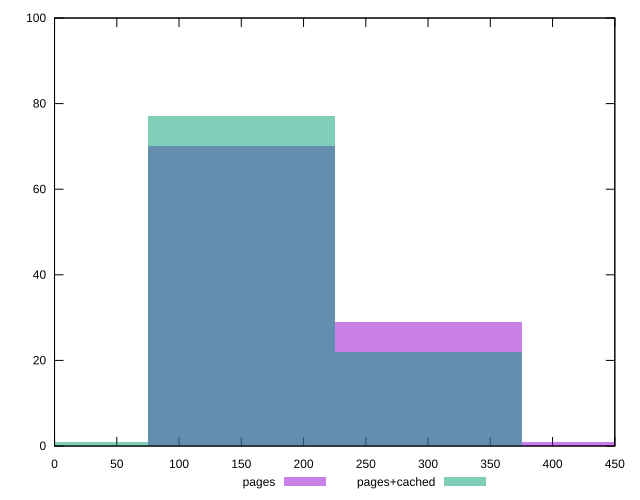

This chart was generated by the following gnuplot code:
reset

$pages <<EOF
300.27496049330875 29
150.13748024665438 70
450.41244073996313 1
EOF

$pagesCached <<EOF
150.13748024665438 77
300.27496049330875 22
0 1
EOF

set key outside below
set boxwidth 150.13748024665438
set xrange [0:450]
set yrange [0:100]
set trange [0:100]
set style fill transparent solid 0.5 noborder
set terminal svg size 640, 500 enhanced background rgb 'white'
set output "report_00018_2021-02-10T15-25-16.877Z/offscreen-images/comparison/histogram/0_vs_1.svg"

plot $pages title "pages" with boxes, \
     $pagesCached title "pages+cached" with boxes

reset
